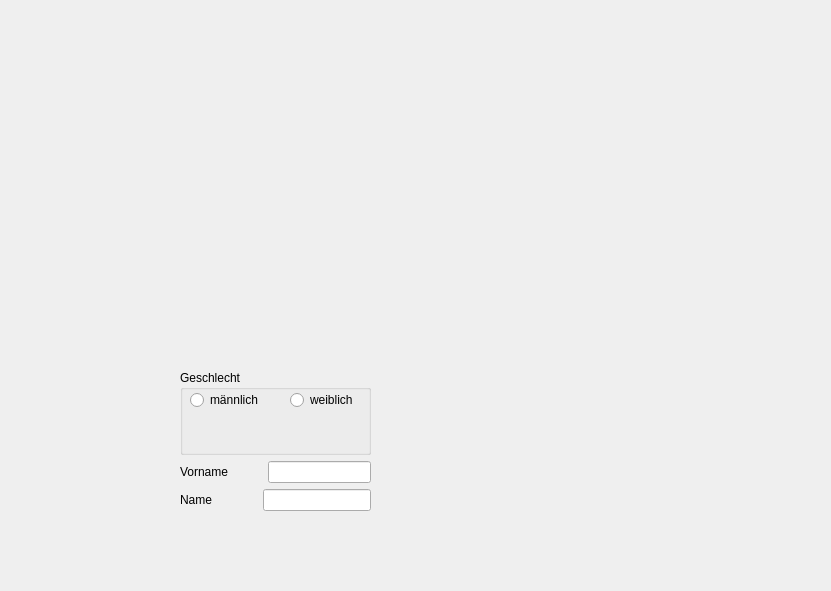
<?xml version="1.0" encoding="UTF-8"?>
<ui version="4.0">
 <class>Form</class>
 <widget class="QWidget" name="Form">
  <property name="geometry">
   <rect>
    <x>0</x>
    <y>0</y>
    <width>831</width>
    <height>591</height>
   </rect>
  </property>
  <property name="windowTitle">
   <string>Form</string>
  </property>
  <widget class="QWidget" name="horizontalLayoutWidget_2">
   <property name="geometry">
    <rect>
     <x>70</x>
     <y>50</y>
     <width>231</width>
     <height>271</height>
    </rect>
   </property>
   <layout class="QHBoxLayout" name="horizontalLayout_2"/>
  </widget>
  <widget class="QWidget" name="verticalLayoutWidget">
   <property name="geometry">
    <rect>
     <x>180</x>
     <y>370</y>
     <width>191</width>
     <height>141</height>
    </rect>
   </property>
   <layout class="QVBoxLayout" name="verticalLayout">
    <item>
     <widget class="QGroupBox" name="groupBox">
      <property name="title">
       <string>Geschlecht</string>
      </property>
      <widget class="QRadioButton" name="radioButton_2">
       <property name="geometry">
        <rect>
         <x>10</x>
         <y>20</y>
         <width>81</width>
         <height>20</height>
        </rect>
       </property>
       <property name="text">
        <string>männlich</string>
       </property>
      </widget>
      <widget class="QRadioButton" name="radioButton">
       <property name="geometry">
        <rect>
         <x>110</x>
         <y>20</y>
         <width>81</width>
         <height>20</height>
        </rect>
       </property>
       <property name="text">
        <string>weiblich</string>
       </property>
      </widget>
     </widget>
    </item>
    <item>
     <layout class="QHBoxLayout" name="horizontalLayout_3">
      <item>
       <widget class="QLabel" name="label_2">
        <property name="text">
         <string>Vorname</string>
        </property>
       </widget>
      </item>
      <item>
       <spacer name="horizontalSpacer_2">
        <property name="orientation">
         <enum>Qt::Horizontal</enum>
        </property>
        <property name="sizeHint" stdset="0">
         <size>
          <width>40</width>
          <height>20</height>
         </size>
        </property>
       </spacer>
      </item>
      <item>
       <widget class="QLineEdit" name="lineEdit_2"/>
      </item>
     </layout>
    </item>
    <item>
     <layout class="QHBoxLayout" name="horizontalLayout">
      <item>
       <widget class="QLabel" name="label">
        <property name="text">
         <string>Name</string>
        </property>
       </widget>
      </item>
      <item>
       <spacer name="horizontalSpacer">
        <property name="orientation">
         <enum>Qt::Horizontal</enum>
        </property>
        <property name="sizeHint" stdset="0">
         <size>
          <width>40</width>
          <height>20</height>
         </size>
        </property>
       </spacer>
      </item>
      <item>
       <widget class="QLineEdit" name="lineEdit"/>
      </item>
     </layout>
    </item>
   </layout>
  </widget>
 </widget>
 <resources/>
 <connections/>
</ui>
